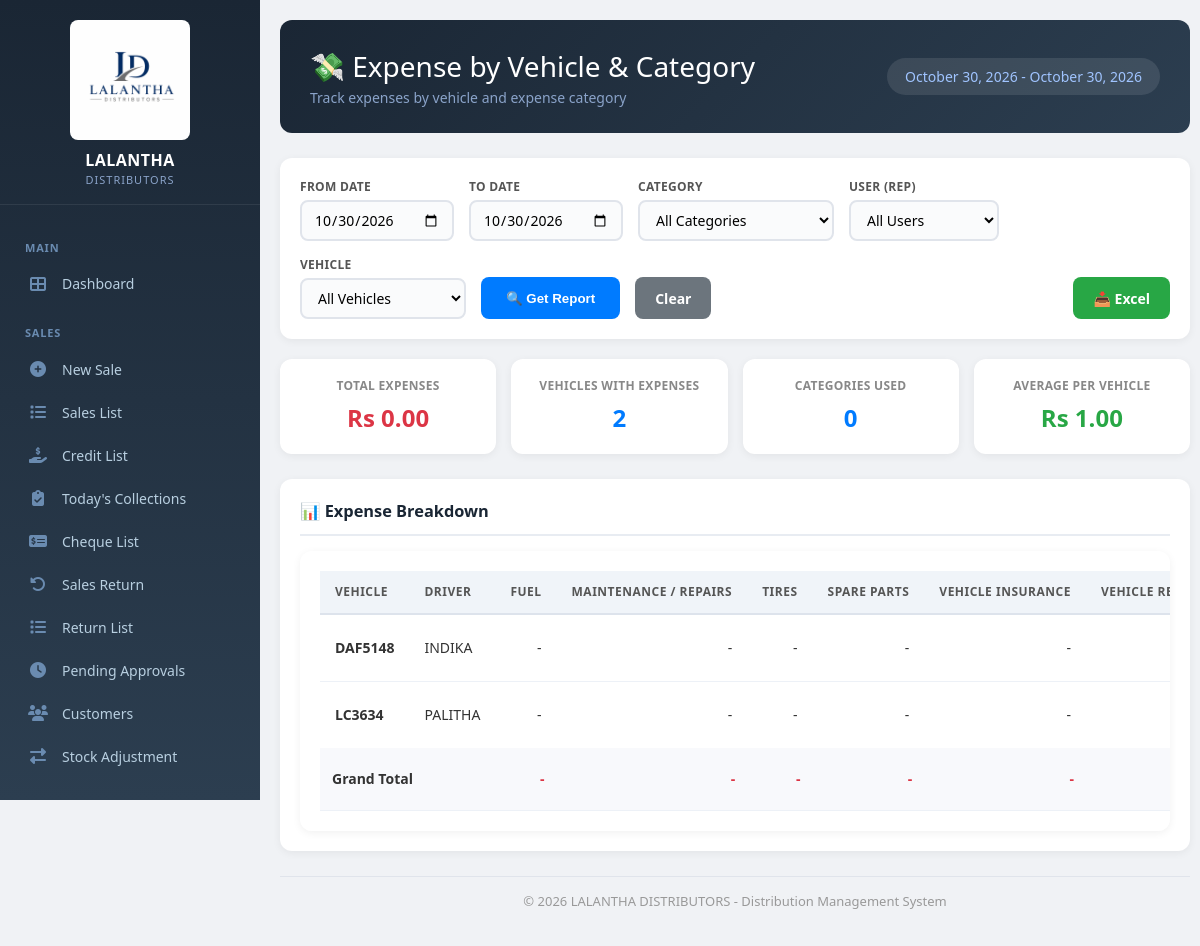
The page /reports/expense-by-vehicle/ (signed in) on the database its author committed.
### core/models.py (models this page shows, shortened)
class Vehicle(models.Model):
    VEHICLE_TYPES = [
        ('Lorry', 'Lorry'),
        ('Van', 'Van'),
        ('Truck', 'Truck'),
        ('Pickup', 'Pickup'),
        ('Tractor', 'Tractor'),
        ('Other', 'Other'),
    ]
    FUEL_TYPES = [
        ('Petrol', 'Petrol'),
        ('Diesel', 'Diesel'),
        ('Electric', 'Electric'),
        ('Hybrid', 'Hybrid'),
    ]
    STATUS_CHOICES = [
        ('ACTIVE', 'Active'),
        ('INACTIVE', 'Inactive'),
        ('MAINTENANCE', 'Under Maintenance'),
    ]
    vehicle_number = models.CharField(max_length=50, unique=True, help_text="e.g., LC-3634")
    vehicle_type = models.CharField(max_length=20, choices=VEHICLE_TYPES, default='Lorry')
    driver_name = models.CharField(max_length=100, help_text="Current driver name")
    is_active = models.BooleanField(default=True)
    status = models.CharField(max_length=20, choices=STATUS_CHOICES, default='ACTIVE')
    registration_number = models.CharField(max_length=50, blank=True, null=True)
    registration_expiry = models.DateField(null=True, blank=True)
    insurance_expiry = models.DateField(null=True, blank=True)
    last_service_date = models.DateField(null=True, blank=True)
    mileage = models.DecimalField(max_digits=12, decimal_places=2, null=True, blank=True, help_text="Current odometer reading")
    fuel_type = models.CharField(max_length=20, choices=FUEL_TYPES, default='Diesel')
    capacity = models.DecimalField(max_digits=10, decimal_places=2, null=True, blank=True, help_text="Weight capacity in tons or volume in liters")
    notes = models.TextField(blank=True, null=True)
    purchase_date = models.DateField(null=True, blank=True)
    purchase_price = models.DecimalField(max_digits=12, decimal_places=2, null=True, blank=True)
    current_value = models.DecimalField(max_digits=12, decimal_places=2, null=True, blank=True, help_text="Optional depreciated value")
    created_at = models.DateTimeField(auto_now_add=True)
    updated_at = models.DateTimeField(auto_now=True)
    class Meta:
        ordering = ['vehicle_number']

### core/decorators.py (the view)
        def wrapper(request, *args, **kwargs):
            if not request.user.is_authenticated:
                messages.error(request, 'Please login first.')
                return redirect('/login/')  # ✅ Always returns
            try:
                profile = request.user.profile
                if profile.has_permission(permission):
                    return view_func(request, *args, **kwargs)  # ✅ Returns view response
                else:
                    messages.error(request, f'You do not have permission to access this page. Required: {permission}')
                    return redirect('/reports/')  # ✅ Always returns
            except UserProfile.DoesNotExist:
                messages.error(request, 'User profile not found. Please contact admin.')
                return redirect('/logout/')  # ✅ Always returns

### core/context_processors.py (called while the page is built)
def cache_version(request):
    return {
        'cache_version': settings.CACHE_VERSION
    }

### core/models.py (called while the page is built, shortened)
    def has_permission(self, permission):
        if self.role == 'Admin':
            return True

### core/templatetags/core_extras.py (called while the page is built)
@register.filter
def get_item(dictionary, key):
    return dictionary.get(key, 0)

@register.filter
def has_perm(profile, permission):
    try:
        return profile.has_permission(permission)
    except Exception:
        return False

### core/templates/core/expense_by_vehicle_report.html (shortened to what this page needs)
{% extends 'core/base.html' %}
{% load static %}
{% block content %}
{% load core_extras %}
<div class="report-container">
    <div class="header-box">
        <div>
            <h1>💸 Expense by Vehicle & Category</h1>
            <div class="sub">Track expenses by vehicle and expense category</div>
        </div>
        <div class="date-badge">
            {{ start_date_obj|date:"F j, Y" }} - {{ end_date_obj|date:"F j, Y" }}
        </div>
    </div>
    <form method="GET" class="filter-box">
        <div class="filter-group">
            <label>From Date</label>
            <input type="date" name="start_date" value="{{ start_date }}">
        </div>
        <div class="filter-group">
            <label>To Date</label>
            <input type="date" name="end_date" value="{{ end_date }}">
        </div>
        <div class="filter-group">
            <label>Category</label>
            <select name="category">
                <option value="">All Categories</option>
            </select>
        </div>
        <div class="filter-group">
            <label>User (Rep)</label>
            <select name="user">
                <option value="">All Users</option>
            </select>
        </div>
        <div class="filter-group">
            <label>Vehicle</label>
            <select name="vehicle">
                <option value="">All Vehicles</option>
            </select>
        </div>
        <button type="submit" class="btn-filter">🔍 Get Report</button>
        <a href="/reports/expense-by-vehicle/" class="btn-clear">Clear</a>
        <a href="?export=xlsx&{{ request.GET.urlencode }}" class="btn-excel">📥 Excel</a>
    </form>
    <div class="summary-grid">
        <div class="summary-card">
            <div class="label">Total Expenses</div>
            <div class="value red">Rs {{ grand_total|floatformat:2 }}</div>
        </div>
        <div class="summary-card">
            <div class="label">Vehicles with Expenses</div>
            <div class="value blue">{{ total_vehicles }}</div>
        </div>
        <div class="summary-card">
            <div class="label">Categories Used</div>
            <div class="value blue">
                {% with used_cats=0 %}
                    {{ used_cats }}
                {% endwith %}
            </div>
        </div>
        <div class="summary-card">
            <div class="label">Average per Vehicle</div>
            <div class="value green">
                {% if total_vehicles > 0 %}
                    Rs {{ grand_total|divisibleby:total_vehicles|floatformat:2 }}
                {% else %}
                    Rs 0.00
                {% endif %}
            </div>
        </div>
    </div>
    <div class="card" style="background:white; border-radius:12px; padding:20px; box-shadow:0 2px 8px rgba(0,0,0,0.06);">
        <h3>📊 Expense Breakdown</h3>
        <div class="table-container">
            <table>
                <thead>
                    <tr>
                        <th>Vehicle</th>
                        <th>Driver</th>
                        {% for cat in category_keys %}
                            <th>{{ category_labels|get_item:cat }}</th>
                        {% endfor %}
                    </tr>
                </thead>
                <tbody>
                    {% for row in pivot_data %}
                    <tr>
                        <td><strong>{{ row.vehicle.vehicle_number }}</strong></td>
                        <td>{{ row.vehicle.driver_name }}</td>
                        {% for cat in category_keys %}
                            <td style="text-align:right;">
                                {% if row.categories|get_item:cat > 0 %}
                                    Rs {{ row.categories|get_item:cat|floatformat:2 }}
                                {% else %}
                                    -
                                {% endif %}
                            </td>
                        {% endfor %}
                    </tr>
                    {% empty %}
                    <tr><td colspan="{{ category_keys|length|add:3 }}" style="text-align:center;color:#999;padding:20px;">No expenses found.</td></tr>
                    {% endfor %}
                </tbody>
                <tfoot>
                    <tr class="total-row">
                        <td colspan="2"><strong>Grand Total</strong></td>
                        {% for cat in category_keys %}
                            <td style="text-align:right; color:#dc3545;">
                                {% if category_totals|get_item:cat > 0 %}
                                    Rs {{ category_totals|get_item:cat|floatformat:2 }}
                                {% else %}
                                    -
                                {% endif %}
                            </td>
                        {% endfor %}
                    </tr>
                </tfoot>
            </table>
        </div>
    </div>
    <div class="footer">
        &copy; {% now "Y" %} LALANTHA DISTRIBUTORS - Distribution Management System
    </div>
</div>
{% endblock %}

### core/static/core/css/style.css (style rules this page uses)
* { margin: 0; padding: 0; box-sizing: border-box; }
body { font-family: -apple-system, BlinkMacSystemFont, "Segoe UI", Roboto, "Helvetica Neue", Arial, sans-serif; background: #f0f4f9; color: #1a2634; font-size: 14px; line-height: 1.5; min-height: 100vh; }
.card { background: white; border-radius: 12px; padding: 25px; box-shadow: 0 2px 8px rgba(0,0,0,0.06); margin-bottom: 20px; }
.table-container { overflow-x: auto; background: white; border-radius: 12px; }
table { width: 100%; border-collapse: collapse; font-size: 14px; }
table thead th { background: #f0f4f9; padding: 12px 15px; text-align: left; font-weight: 600; color: #555; font-size: 12px; text-transform: uppercase; letter-spacing: 0.5px; border-bottom: 2px solid #dde3ec; white-space: nowrap; }
table tbody td { padding: 12px 15px; border-bottom: 1px solid #edf1f7; color: #333; vertical-align: middle; }
table tbody tr:last-child td { border-bottom: none; }
.footer { text-align: center; padding: 20px; color: #999; font-size: 13px; margin-top: 20px; }
.form-control, input[type="text"], input[type="number"], input[type="date"], input[type="email"], input[type="password"], select, textarea { font-family: inherit; }

### core/templates/core/base.html (style rules this page uses)
* { margin: 0; padding: 0; box-sizing: border-box; }
body { font-family: 'Segoe UI', Arial, sans-serif; background: #f0f2f5; display: flex; min-height: 100vh; }
.card { background: white; border-radius: 12px; padding: 20px; box-shadow: 0 2px 8px rgba(0,0,0,0.06); margin-bottom: 20px; }
.card h3 { color: #1a2634; margin-bottom: 15px; border-bottom: 2px solid #e8ecf2; padding-bottom: 10px; }
.table-container { background: white; border-radius: 12px; padding: 20px; box-shadow: 0 2px 8px rgba(0,0,0,0.06); overflow-x: auto; }
table { width: 100%; border-collapse: collapse; font-size: 14px; }
table th { background: #f8f9fc; padding: 12px 12px; text-align: left; font-weight: 600; color: #555; border-bottom: 2px solid #e0e4eb; white-space: nowrap; }
table td { padding: 12px 12px; border-bottom: 1px solid #edf1f7; color: #333; vertical-align: middle; }
.footer { text-align: center; margin-top: 25px; padding: 15px; color: #999; font-size: 13px; border-top: 1px solid #e0e4eb; }

### rows shown on the page
Vehicle: vehicle.vehicle_number "DAF5148", vehicle.driver_name "INDIKA"
Vehicle: vehicle.vehicle_number "LC3634", vehicle.driver_name "PALITHA"

### other values the page prints
{{ start_date_obj|date:"F j, Y" }} "October 30, 2026"
{{ end_date_obj|date:"F j, Y" }} "October 30, 2026"
{{ grand_total|floatformat:2 }} "0.00"
{{ total_vehicles }} "2"
{{ used_cats }} "0"
{{ grand_total|divisibleby:total_vehicles|floatformat:2 }} "1.00"
{{ category_labels|get_item:cat }} "FUEL" "MAINTENANCE / REPAIRS" "TIRES" "SPARE PARTS" "VEHICLE INSURANCE" "VEHICLE…"
